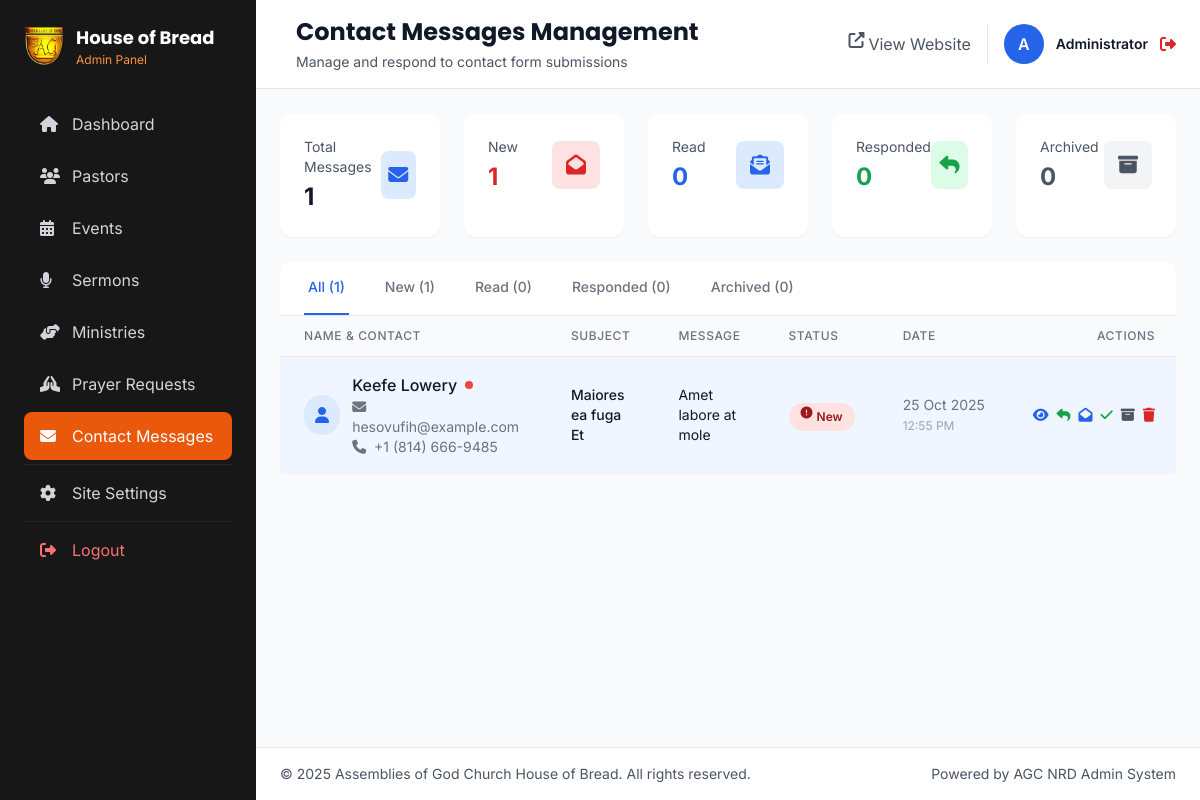
Screenshot of /admin/contact-messages.php (signed in) with the database file from the repository.
### tables this page shows
CREATE TABLE `site_settings` (
  `id` int(11) NOT NULL,
  `site_name` varchar(255) DEFAULT 'Assemblies of God Church House of Bread',
  `site_tagline` varchar(255) DEFAULT 'Building Faith, Transforming Lives',
  `site_email` varchar(255) DEFAULT NULL,
  `site_phone` varchar(20) DEFAULT NULL,
  `site_address` text DEFAULT NULL,
  `facebook_url` varchar(255) DEFAULT NULL,
  `instagram_url` varchar(255) DEFAULT NULL,
  `youtube_url` varchar(255) DEFAULT NULL,
  `twitter_url` varchar(255) DEFAULT NULL,
  `linkedin_url` varchar(255) DEFAULT NULL,
  `whatsapp_url` varchar(255) DEFAULT NULL,
  `live_stream_url` varchar(500) DEFAULT NULL,
  `service_times` varchar(255) DEFAULT NULL,
  `service_location` varchar(255) DEFAULT NULL,
  `about_text` text DEFAULT NULL,
  `mission_statement` text DEFAULT NULL,
  `vision_statement` text DEFAULT NULL,
  `welcome_message` text DEFAULT NULL,
  `contact_email` varchar(255) DEFAULT NULL,
  `contact_phone` varchar(20) DEFAULT NULL,
  `contact_address` text DEFAULT NULL,
  `map_embed_code` text DEFAULT NULL,
  `meta_description` text DEFAULT NULL,
  `meta_keywords` text DEFAULT NULL,
  `logo` varchar(255) DEFAULT NULL,
  `favicon` varchar(255) DEFAULT NULL,
  `hero_image` varchar(255) DEFAULT NULL,
  `hero_title` varchar(255) DEFAULT NULL,
  `hero_subtitle` text DEFAULT NULL
);

CREATE TABLE `contact_submissions` (
  `id` int(11) NOT NULL,
  `name` varchar(255) NOT NULL,
  `email` varchar(255) NOT NULL,
  `phone` varchar(20) DEFAULT NULL,
  `subject` varchar(255) DEFAULT NULL,
  `message` text NOT NULL,
  `status` enum('new','read','responded','archived') DEFAULT 'new',
  `ip_address` varchar(45) DEFAULT NULL,
  `created_at` timestamp NOT NULL DEFAULT current_timestamp(),
  `updated_at` timestamp NOT NULL DEFAULT current_timestamp() ON UPDATE current_timestamp()
);

### admin/contact-messages.php (the view, shortened to what the rows shown need)
<?php
$pageTitle = 'Contact Messages Management';
include 'includes/header.php';
$action = $_GET['action'] ?? 'list';
$status = $_GET['status'] ?? 'all';
?>
<?php if ($action === 'list'): ?>
    <div class="bg-white rounded-xl shadow-sm">
        <div class="overflow-x-auto">
            <table class="w-full">
                <thead class="bg-gray-50 border-b border-gray-200">
                    <tr>
                        <th class="px-6 py-3 text-left text-xs font-medium text-gray-500 uppercase tracking-wider">Name & Contact</th>
                        <th class="px-6 py-3 text-left text-xs font-medium text-gray-500 uppercase tracking-wider">Subject</th>
                        <th class="px-6 py-3 text-left text-xs font-medium text-gray-500 uppercase tracking-wider">Message</th>
                        <th class="px-6 py-3 text-left text-xs font-medium text-gray-500 uppercase tracking-wider">Status</th>
                        <th class="px-6 py-3 text-left text-xs font-medium text-gray-500 uppercase tracking-wider">Date</th>
                        <th class="px-6 py-3 text-right text-xs font-medium text-gray-500 uppercase tracking-wider">Actions</th>
                    </tr>
                </thead>
                <tbody class="bg-white divide-y divide-gray-200">
                    <?php
                    if ($status === 'all') {
                        $sql = "SELECT * FROM contact_submissions ORDER BY created_at DESC";
                        $messages = fetchAll($sql);
                    } else {
                        $sql = "SELECT * FROM contact_submissions WHERE status = ? ORDER BY created_at DESC";
                        $messages = fetchAll($sql, [$status], 's');
                    }
                    if (empty($messages)):
                    ?>
                    <tr>
                        <td colspan="6" class="px-6 py-12 text-center text-gray-500">
                            <i class="fas fa-envelope text-4xl mb-3 text-gray-300"></i>
                            <p>No contact messages found.</p>
                        </td>
                    </tr>
                    <?php else: ?>
                        <?php foreach ($messages as $message): ?>
                        <tr class="hover:bg-gray-50 <?= $message['status'] === 'new' ? 'bg-blue-50' : '' ?>">
                            <td class="px-6 py-4">
                                <div class="flex items-center">
                                    <div class="w-10 h-10 bg-blue-100 rounded-full flex items-center justify-center mr-3">
                                        <i class="fas fa-user text-blue-600"></i>
                                    </div>
                                    <div>
                                        <div class="font-medium text-gray-900 flex items-center">
                                            <?= htmlspecialchars($message['name']) ?>
                                            <?php if ($message['status'] === 'new'): ?>
                                            <span class="ml-2 w-2 h-2 bg-red-500 rounded-full"></span>
                                            <?php endif; ?>
                                        </div>
                                        <div class="text-sm text-gray-500"><i class="fas fa-envelope mr-1"></i> <?= htmlspecialchars($message['email']) ?></div>
                                        <?php if ($message['phone']): ?>
                                        <div class="text-sm text-gray-500"><i class="fas fa-phone mr-1"></i> <?= htmlspecialchars($message['phone']) ?></div>
                                        <?php endif; ?>
                                    </div>
                                </div>
                            </td>
                            <td class="px-6 py-4">
                                <div class="text-sm font-medium text-gray-900">
                                    <?= htmlspecialchars($message['subject'] ?? 'No subject') ?>
                                </div>
                            </td>
                            <td class="px-6 py-4">
                                <div class="text-sm text-gray-900">
                                    <?= htmlspecialchars(substr($message['message'], 0, 80)) ?><?= strlen($message['message']) > 80 ? '...' : '' ?>
                                </div>
                            </td>
                            <td class="px-6 py-4 whitespace-nowrap">
                                <?php if ($message['status'] === 'new'): ?>
                                <span class="px-3 py-1 inline-flex text-xs leading-5 font-semibold rounded-full bg-red-100 text-red-800">
                                    <i class="fas fa-exclamation-circle mr-1"></i> New
                                </span>
                                <?php elseif ($message['status'] === 'read'): ?>
                                <span class="px-3 py-1 inline-flex text-xs leading-5 font-semibold rounded-full bg-blue-100 text-blue-800">
                                    <i class="fas fa-envelope-open-text mr-1"></i> Read
                                </span>
                                <?php elseif ($message['status'] === 'responded'): ?>
                                <span class="px-3 py-1 inline-flex text-xs leading-5 font-semibold rounded-full bg-green-100 text-green-800">
                                    <i class="fas fa-reply mr-1"></i> Responded
                                </span>
                                <?php else: ?>
                                <span class="px-3 py-1 inline-flex text-xs leading-5 font-semibold rounded-full bg-gray-100 text-gray-800">
                                    <i class="fas fa-archive mr-1"></i> Archived
                                </span>
                                <?php endif; ?>
                            </td>
                            <td class="px-6 py-4 whitespace-nowrap text-sm text-gray-500">
                                <?= formatDate($message['created_at'], 'd M Y') ?><br>
                                <span class="text-xs text-gray-400"><?= formatDate($message['created_at'], 'g:i A') ?></span>
                            </td>
                            <td class="px-6 py-4 whitespace-nowrap text-right text-sm font-medium">
                                <div class="flex items-center justify-end space-x-2">
                                    <button onclick="viewMessage(<?= $message['id'] ?>)" class="text-blue-600 hover:text-blue-900" title="View Details">
                                        <i class="fas fa-eye"></i>
                                    </button>
                                    <a href="mailto:<?= htmlspecialchars($message['email']) ?>?subject=Re: <?= htmlspecialchars($message['subject'] ?? 'Your message') ?>" class="text-green-600 hover:text-green-900" title="Reply via Email">
                                        <i class="fas fa-reply"></i>
                                    </a>
                                    <?php if ($message['status'] !== 'read'): ?>
                                    <a href="?action=update_status&id=<?= $message['id'] ?>&new_status=read" class="text-blue-600 hover:text-blue-900" title="Mark as Read">
                                        <i class="fas fa-envelope-open"></i>
                                    </a>
                                    <?php endif; ?>
                                    <?php if ($message['status'] !== 'responded'): ?>
                                    <a href="?action=update_status&id=<?= $message['id'] ?>&new_status=responded" class="text-green-600 hover:text-green-900" title="Mark as Responded">
                                        <i class="fas fa-check"></i>
                                    </a>
                                    <?php endif; ?>
                                    <?php if ($message['status'] !== 'archived'): ?>
                                    <a href="?action=update_status&id=<?= $message['id'] ?>&new_status=archived" class="text-gray-600 hover:text-gray-900" title="Archive">
                                        <i class="fas fa-archive"></i>
                                    </a>
                                    <?php endif; ?>
                                    <a href="?action=delete&id=<?= $message['id'] ?>" class="text-red-600 hover:text-red-900 confirm-delete" title="Delete">
                                        <i class="fas fa-trash"></i>
                                    </a>
                                </div>
                            </td>
                        </tr>
                        <?php endforeach; ?>
                    <?php endif; ?>
                </tbody>
            </table>
        </div>
    </div>
<?php endif; ?>
<?php include 'includes/footer.php'; ?>

### admin/includes/header.php (shortened to what the rows shown need)
<?php
require_once '../config/config.php';
$settings = getSiteSettings();
$currentAdmin = getCurrentAdmin();
?>
<!DOCTYPE html>
<html lang="en">
<head>
    <script src="https://cdn.tailwindcss.com"></script>
    <link rel="stylesheet" href="https://cdnjs.cloudflare.com/ajax/libs/font-awesome/6.4.0/css/all.min.css">
    <link rel="stylesheet" href="<?= SITE_URL ?>/css/aghob-custom.css">
</head>
<body class="bg-gray-50">
    <div class="flex h-screen overflow-hidden relative">
        <?php include 'sidebar.php'; ?>
        <div class="flex-1 flex flex-col overflow-hidden">
            <header class="bg-white border-b border-gray-200 px-4 lg:px-6 py-3 lg:py-4">
                <div class="flex items-center justify-between">
                    <div class="flex items-center space-x-4">
                        <div>
                            <h1 class="text-xl lg:text-2xl font-bold text-gray-900"><?= $pageTitle ?? 'Dashboard' ?>
                            </h1>
                        </div>
                    </div>
                    <div class="flex items-center space-x-2 lg:space-x-4">
                        <div class="flex items-center space-x-2 lg:space-x-3 border-l pl-2 lg:pl-4">
                            <div
                                class="w-8 lg:w-10 h-8 lg:h-10 bg-blue-600 text-white rounded-full flex items-center justify-center font-semibold text-sm lg:text-base">
                                <?= strtoupper(substr($currentAdmin['full_name'], 0, 1)) ?>
                            </div>
                            <div class="hidden sm:block">
                                <p class="text-xs lg:text-sm font-semibold text-gray-900">
                                    <?= htmlspecialchars($currentAdmin['full_name']) ?></p>
                            </div>
                            <a href="<?= SITE_URL ?>/logout.php" class="text-red-600 hover:text-red-700 transition"
                                title="Logout">
                                <i class="fas fa-sign-out-alt text-sm lg:text-base"></i>
                            </a>
                        </div>
                    </div>
                </div>
            </header>
            <main class="flex-1 overflow-y-auto p-3 lg:p-6">

### admin/includes/sidebar.php (shortened to what the rows shown need)
<aside id="sidebar"
    class="fixed lg:relative lg:translate-x-0 -translate-x-full transition-transform duration-300 ease-in-out z-30 w-64 bg-neutral-900 text-white flex-shrink-0 h-screen lg:h-auto overflow-y-auto">
    <div class="p-4 lg:p-6">
        <div class="flex items-center justify-between lg:justify-start space-x-3 mb-6 lg:mb-8">
            <div class="flex items-center space-x-3">
                <?php if (empty($settings['logo'])): ?>
                    <div
                        class="w-10 lg:w-12 h-10 lg:h-12 ag-logo-placeholder text-white rounded-xl flex items-center justify-center group-hover:shadow-lg transition-all flex-shrink-0">
                        <i class="fas fa-bread-slice text-white text-lg lg:text-xl"></i>
                    </div>
                <?php else: ?>
                    <img src="<?= SITE_URL . '/' . $settings['logo'] ?>" alt=""
                        class="h-10 group-hover:scale-110 transition-transform">
                <?php endif; ?>
                <div>
                    <h2 class="font-bold text-base lg:text-lg text-white">House of Bread</h2>
                    <p class="text-xs text-orange-400 hidden lg:block">Admin Panel</p>
                </div>
            </div>
        </div>
    </div>
</aside>

### rows the page displays
site_settings: logo (picture)
contact_submissions: name "Keefe Lowery", status "new" (drawn), email "hesovufih@example.com", phone "+1 (814) 666-9485", subject "Maiores ea fuga Et", message "Amet labore at mole", created_at "25 Oct 2025", created_at "12:55 PM"

### other values shown
$pageTitle "Contact Messages Management"
$pageDescription "Manage and respond to contact form submissions"
substr($currentAdmin['full_name'], 0, 1) "A"
$currentAdmin['full_name'] "Administrator"
$stats['all'] "1"
$stats['new'] "1"
$stats['read'] "0"
$stats['responded'] "0"
$stats['archived'] "0"
